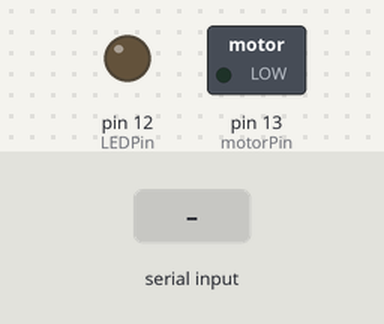
Recording of a sketch running on a simulated Arduino Uno, built with avr-gcc and run on an emulated ATmega328P. Parts: switched loads named in the sketch (green lamp = pin HIGH), output pins drawn as LEDs (lit = HIGH). Dashed ring = blinking. The inputs (shaded band) are chosen by the test bench.

Above: at 1.2 s.
1.3 s: "2\n" received over Serial
At 1.42 s:
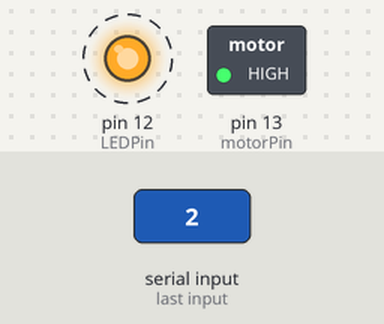
Timing chart, 0 to 4.3 s (numbered marks = the images above; inputs shaded):
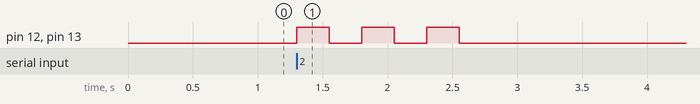

Measured:
- after the input at 1.3 s, pin 12 (LEDPin), pin 13 (motorPin): alternates HIGH for 0.25 s and LOW for 0.25 s, 6 changes in all, then stays LOW, starting at once

The sketch:

Capstone_20211208.ino
```cpp
int motorPin = 13;      // Motor connected pin
int LEDPin = 12;
int inByte = -1;

void setup() {
  // put your setup code here, to run once:
  Serial.setTimeout(1);
  Serial.begin(9600);
  while (!Serial) {
  ; // wait for serial port to connect. Needed for native USB port only
  }

  pinMode(motorPin, OUTPUT);  // sets the pin as output
  pinMode(LEDPin, OUTPUT);
  pinMode(LED_BUILTIN, OUTPUT);
}

void loop() {
  // put your main code here, to run repeatedly:
  if (Serial.available() > 0) {
    // get incoming byte:
    inByte = Serial.readString().toInt();


    if (inByte == 0) { // No issue with breathing 48 == 0
      digitalWrite(LED_BUILTIN, LOW);
      digitalWrite(motorPin, LOW);
      digitalWrite(LEDPin, LOW);
    }

    if (inByte == 1) { // When chest breathing is detected single long buzz 49 == 0
      digitalWrite(LED_BUILTIN, HIGH);
      digitalWrite(motorPin, HIGH);
      digitalWrite(LEDPin, HIGH);
      delay(1000);
      digitalWrite(LED_BUILTIN, LOW);
      digitalWrite(motorPin, LOW);
      digitalWrite(LEDPin, LOW);
    }

    if (inByte == 2) { // When breathing is too fast 50 == 0
      for (int i = 0; i < 3; i++) {
        digitalWrite(motorPin, HIGH);
        digitalWrite(LED_BUILTIN, HIGH);
        digitalWrite(LEDPin, HIGH);
        delay(250);
        digitalWrite(motorPin, LOW);
        digitalWrite(LED_BUILTIN, LOW);
        digitalWrite(LEDPin, LOW);
        delay(250);
      }
    }
  }
}
```
